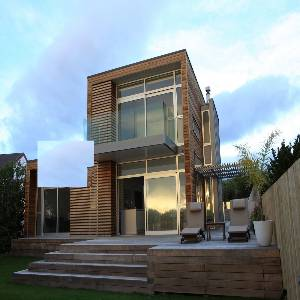
#> input picture archit6.jpg, 300 x 300 px
$ python main.py
#> lines starting #> are read from the running program, lines starting #| are printed output that depends on the picture
### preprocess.py
import cv2
import numpy as np

def preprocess_image(image_path, block_size=32):
    """
    Load, resize, and divide the image into blocks.
    """
    image = cv2.imread(image_path, cv2.IMREAD_GRAYSCALE)
    image = cv2.resize(image, (512, 512))

    # Divide into non-overlapping blocks
    blocks = [
        image[i:i+block_size, j:j+block_size]
        for i in range(0, image.shape[0], block_size)
        for j in range(0, image.shape[1], block_size)
    ]
    return blocks

### feature_extraction.py
import cv2
import numpy as np
from sklearn.decomposition import PCA

def apply_pca(blocks):
    """
    Apply PCA to each block and return eigenvalues as features.
    """
    pca_features = []
    for block in blocks:
        pca = PCA(n_components=1)
        reshaped_block = block.flatten().reshape(-1, 1)
        pca.fit(reshaped_block)
        pca_features.append(pca.explained_variance_ratio_[0])
    return np.array(pca_features)

def apply_dct(blocks):
    """
    Apply DCT to each block and return top DCT coefficients.
    """
    dct_features = []
    for block in blocks:
        dct_block = cv2.dct(np.float32(block))
        sorted_dct = np.sort(dct_block.flatten())
        dct_features.append(sorted_dct[:10])  # Retain top 10 coefficients
    return np.array(dct_features)

### main.py
import os
import sys
import argparse
import numpy as np
import cv2

from preprocess import preprocess_image
from feature_extraction import apply_pca, apply_dct
from visualization import highlight_forged_regions, plot_feature_distributions

def run_detection(image_path="archit6.jpg", block_size=16, save_plot=False, show_gui=False):
    if not os.path.exists(image_path):
        # Check samples folder
        alt_path = os.path.join("samples", os.path.basename(image_path))
        if os.path.exists(alt_path):
            image_path = alt_path
        else:
            raise FileNotFoundError(f"Input image not found: {image_path}")

    print(f"[*] Processing image: {image_path}")
    print(f"[*] Block size: {block_size}x{block_size}")

    # Step 1: Preprocess image into blocks
    blocks = preprocess_image(image_path, block_size=block_size)
#> in preprocess_image, `image = cv2.imread(image_path, cv2.IMREAD_GRAYSCALE)`:
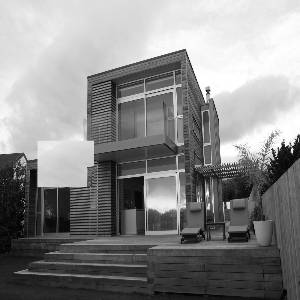
#> image: shape (300, 300); min 0, max 255, mean 135.9
#> in preprocess_image, `image = cv2.resize(image, (512, 512))`:
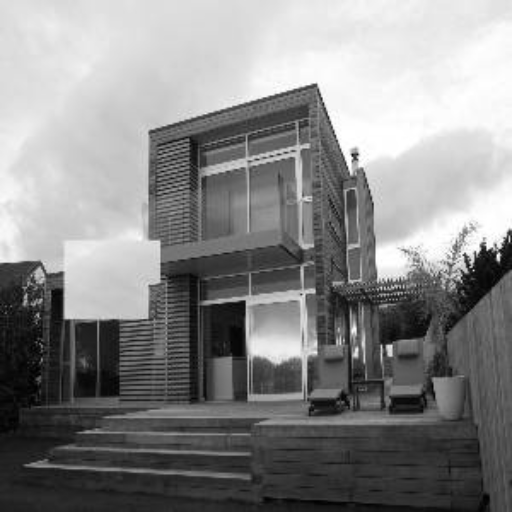
#> image: shape (512, 512); min 0, max 255, mean 135.8
#> in preprocess_image, `blocks = [ image[i:i+block_size, j:j+block_size] for i in range(0, ima..`: blocks = 1024 items
#> blocks = 1024 items
    print(f"[*] Total image blocks extracted: {len(blocks)}")
#| [*] Total image blocks extracted: 1024

    # Step 2: Extract features and normalize
    pca_features = apply_pca(blocks)
#> after the loop in apply_pca, `for block in blocks:`: pca_features = 1024 values from 1 to 1
#> pca_features = 1024 values from 1 to 1
    dct_features = apply_dct(blocks)
#> after the loop in apply_dct, `for block in blocks:`: dct_features = 1024 items

    # Normalize features
    pca_features = (pca_features - pca_features.mean()) / (pca_features.std() + 1e-8)
#> pca_features = 1024 values from 0 to 0
    dct_features = (dct_features - dct_features.mean()) / (dct_features.std() + 1e-8)

    # Step 3: Dynamic thresholding
    pca_threshold = pca_features.mean() + 1.0 * pca_features.std()
#> pca_threshold = 0
    dct_threshold = dct_features.mean() + 1.0 * dct_features.std()
#> dct_threshold = 1

    # Detect forged regions
    forged_blocks = []
    for i, (pca_feat, dct_feat) in enumerate(zip(pca_features, dct_features)):
        if np.any(pca_feat > pca_threshold) or np.any(dct_feat > dct_threshold):
            forged_blocks.append(i)
#> after the loop, forged_blocks = []

    print(f"[+] Detected candidate forged blocks: {len(forged_blocks)}")
#| [+] Detected candidate forged blocks: 0

    # Step 4: Visualize and save results
    os.makedirs("results", exist_ok=True)
    if forged_blocks:
        highlighted_image = highlight_forged_regions(image_path, forged_blocks, block_size=block_size)
        output_path = os.path.join("results", f"highlighted_{os.path.basename(image_path)}")
        cv2.imwrite(output_path, highlighted_image)
        print(f"[✓] Output saved to: {output_path}")

        if save_plot:
            plot_feature_distributions(pca_features, dct_features, pca_threshold, dct_threshold, show=False)

        if show_gui:
            cv2.imshow("Forged Regions", highlighted_image)
            cv2.waitKey(0)
            cv2.destroyAllWindows()
    else:
        print("[!] No forged regions detected above threshold.")

if __name__ == "__main__":
    parser = argparse.ArgumentParser(description="Copy-Move Image Forgery Detection via PCA & DCT")
    parser.add_argument("--image", type=str, default="archit6.jpg", help="Path to input image")
    parser.add_argument("--block-size", type=int, default=16, help="Block size (default: 16)")
    parser.add_argument("--plot", action="store_true", help="Generate and save feature distribution plots")
    parser.add_argument("--gui", action="store_true", help="Display interactive window")
    args = parser.parse_args()

    run_detection(image_path=args.image, block_size=args.block_size, save_plot=args.plot, show_gui=args.gui)
